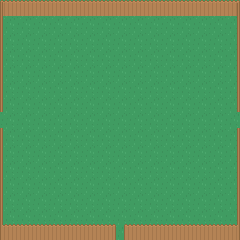

The image is a tile-based game level rendered from a .tmx file. Its description and complete source (layers, tilesets, objects, tile grids) follow:
An orthogonal 15x15 tile map with 16x16 px tiles, 2 tile layers (Background, Foreground) and 3 objects (3x exit).

<map version="1.0" tiledversion="1.0.2" orientation="orthogonal" renderorder="right-down" width="15" height="15" tilewidth="16" tileheight="16" nextobjectid="2">
 <tileset firstgid="1" source="tileset.tsx" />
 <layer name="Background" width="15" height="15">
  <properties>
   <property name="layer" value="background" />
   <property name="nocollide" value="true" />
   <property name="tileset" value="tileset" />
  </properties>
  <data encoding="csv">
964,964,964,964,964,964,964,964,964,964,964,964,964,964,964,
964,964,964,964,964,964,964,964,964,964,964,964,964,964,964,
964,964,964,964,964,964,964,964,964,964,964,964,964,964,964,
964,964,964,964,964,964,964,964,964,964,964,964,964,964,964,
964,964,964,964,964,964,964,964,964,964,964,964,964,964,964,
964,964,964,964,964,964,964,964,964,964,964,964,964,964,964,
964,964,964,964,964,964,964,964,964,964,964,964,964,964,964,
964,964,964,964,964,964,964,964,964,964,964,964,964,964,964,
964,964,964,964,964,964,964,964,964,964,964,964,964,964,964,
964,964,964,964,964,964,964,964,964,964,964,964,964,964,964,
964,964,964,964,964,964,964,964,964,964,964,964,964,964,964,
964,964,964,964,964,964,964,964,964,964,964,964,964,964,964,
964,964,964,964,964,964,964,964,964,964,964,964,964,964,964,
964,964,964,964,964,964,964,964,964,964,964,964,964,964,964,
964,964,964,964,964,964,964,964,964,964,964,964,964,964,964
</data>
 </layer>
 <layer name="Foreground" width="15" height="15">
  <properties>
   <property name="layer" value="foreground" />
   <property name="tileset" value="tileset" />
  </properties>
  <data encoding="csv">
540,541,541,541,541,541,541,541,541,541,541,541,541,541,542,
577,0,0,0,0,0,0,0,0,0,0,0,0,0,579,
577,0,0,0,0,0,0,0,0,0,0,0,0,0,579,
577,0,0,0,0,0,0,0,0,0,0,0,0,0,579,
577,0,0,0,0,0,0,0,0,0,0,0,0,0,579,
577,0,0,0,0,0,0,0,0,0,0,0,0,0,579,
577,0,0,0,0,0,0,0,0,0,0,0,0,0,579,
0,0,0,0,0,0,0,0,0,0,0,0,0,0,0,
577,0,0,0,0,0,0,0,0,0,0,0,0,0,579,
577,0,0,0,0,0,0,0,0,0,0,0,0,0,579,
577,0,0,0,0,0,0,0,0,0,0,0,0,0,579,
577,0,0,0,0,0,0,0,0,0,0,0,0,0,579,
577,0,0,0,0,0,0,0,0,0,0,0,0,0,579,
577,0,0,0,0,0,0,0,0,0,0,0,0,0,579,
614,615,615,615,615,615,615,576,615,615,615,615,615,615,616
</data>
 </layer>
 <objectgroup name="Objects">
  <properties>
   <property name="tileset" value="tileset" />
  </properties>
    <object id="14" name="Exit_Left" type="exit" x="-8" y="112" width="3" height="16">
   <properties>
    <property name="direction" value="left" />
   </properties>
  </object>
  <object id="10" name="Exit_Down" type="exit" x="112" y="245" width="16" height="3">
   <properties>
    <property name="direction" value="down" />
   </properties>
  </object>
    <object id="13" name="Exit_Right" type="exit" x="245" y="112" width="3" height="16">
   <properties>
    <property name="direction" value="right" />
   </properties>
  </object>
 </objectgroup>
</map>
